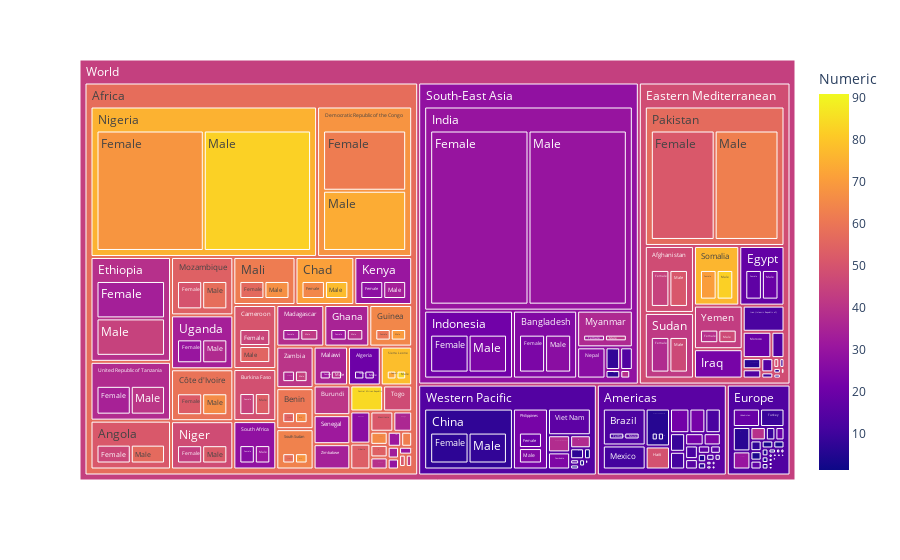

Here is the notebook cell this chart was saved with:
### Code cell
fig = px.treemap(IMRCountDf[(IMRCountDf['SEX (CODE)']!='BTSX')&(IMRCountDf['Count']!=0)], 
                 path=['All','REGION (DISPLAY)', 'COUNTRY (DISPLAY)', 'SEX (DISPLAY)'],
                 values='Count',
                 color='Numeric',
                 height=1000
                )
fig.show()

### Figure 1 — Plotly figure (JSON) as saved in the notebook; plotly's stock layout.template omitted (floating-point values rounded to 4 significant figures; data arrays with more than 128 entries replaced by an {"elided": "..."} marker saying what was removed)
{"data": [{"branchvalues": "total", "customdata": {"elided": "586x1 float values"}, "domain": {"x": [0, 1], "y": [0, 1]}, "hovertemplate": "Numeric=%{color}<br>labels=%{label}<br>Count=%{value}<br>parent=%{parent}<br>id=%{id}<extra></extra>", "ids": {"elided": "586 str values"}, "labels": {"elided": "586 str values"}, "marker": {"coloraxis": "coloraxis", "colors": {"elided": "586 float values"}}, "name": "", "parents": {"elided": "586 str values"}, "type": "treemap", "values": {"elided": "586 int values"}}], "layout": {"coloraxis": {"colorbar": {"title": {"text": "Numeric"}}, "colorscale": [[0, "#0d0887"], [0.1111, "#46039f"], [0.2222, "#7201a8"], [0.3333, "#9c179e"], [0.4444, "#bd3786"], [0.5556, "#d8576b"], [0.6667, "#ed7953"], [0.7778, "#fb9f3a"], [0.8889, "#fdca26"], [1, "#f0f921"]]}, "legend": {"tracegroupgap": 0}, "margin": {"t": 60}}}
